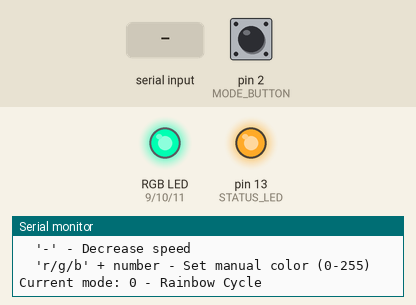
This sketch was run on a simulated Arduino Uno, built with avr-gcc and run on an emulated ATmega328P. On the bench: an RGB LED mixed from three pins (HIGH = lit), output pins drawn as LEDs (lit = HIGH), the last lines printed to the serial monitor. Inputs (shaded band) come from the test bench; at power-on: pin 2 (MODE_BUTTON) LOW. Random numbers use the default seed unless the sketch sets one.

Above: at 1.1 s.
1.4 s: pin 2 (MODE_BUTTON) pulled HIGH for 0.15 s
At 2.17 s:
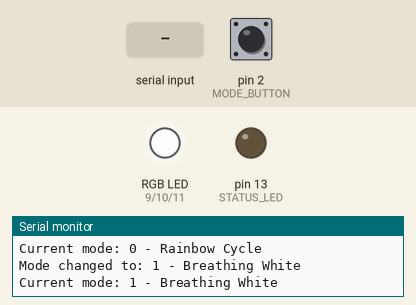
4.4 s: pin 2 (MODE_BUTTON) pulled HIGH for 1 s
At 4.61 s:
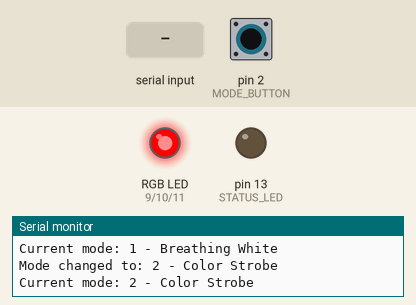
7.4 s: pin 2 (MODE_BUTTON) pulled HIGH for 0.15 s
At 7.73 s:
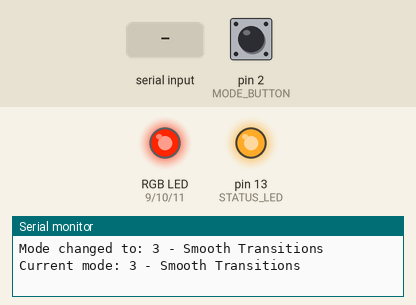
10.4 s: "s" received over Serial
13.4 s: "+" received over Serial
At 15.48 s:
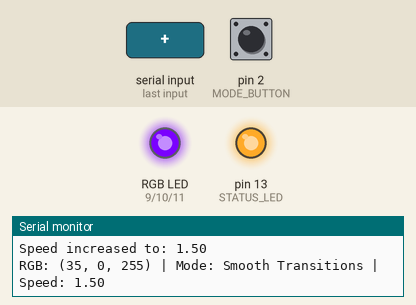
16.4 s: "-" received over Serial
Timing chart, 0 to 22.9 s (numbered marks = the images above; inputs shaded):
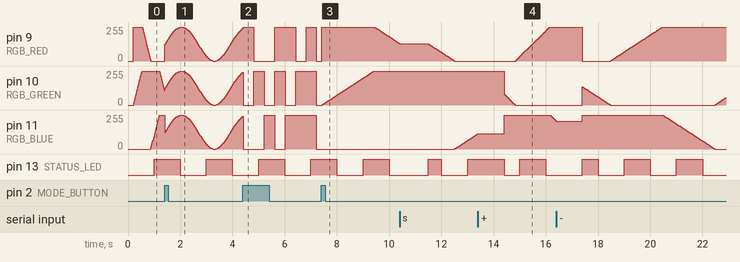

Measured:
- after the input at 13.4 s, pin 9 (RGB_RED): moves from 0/255 to 255/255 over 1.3 s, starting after 1.4 s
- by itself, pin 13 (STATUS_LED): repeats every 2.0 s: LOW 1.0 s, HIGH 1.0 s

The sketch:

p4_uc_module.ino
```cpp
// ============================================
// PRACTICE 4: RGB LED COLOR MIXING
// ============================================

// Pin definitions
const int RGB_RED = 9;
const int RGB_GREEN = 10;
const int RGB_BLUE = 11;
const int MODE_BUTTON = 2;
const int STATUS_LED = 13;

// Color variables
int redValue = 0;
int greenValue = 0;
int blueValue = 0;

// Animation variables
unsigned long lastColorUpdate = 0;
const int COLOR_UPDATE_INTERVAL = 20; // 50 FPS
int animationStep = 0;
float animationSpeed = 1.0;

// Mode variables
volatile bool modeChanged = false;
int colorMode = 0;
const int MAX_COLOR_MODES = 6;

// Timing variables
unsigned long lastModeChange = 0;
unsigned long lastStatusReport = 0;

// Color mode names
const char* modeNames[] = {
  "Rainbow Cycle",
  "Breathing White",
  "Color Strobe",
  "Smooth Transitions",
  "Random Colors",
  "Manual Control"
};

void setup() {
  Serial.begin(9600);

  // Configure pins
  pinMode(RGB_RED, OUTPUT);
  pinMode(RGB_GREEN, OUTPUT);
  pinMode(RGB_BLUE, OUTPUT);
  pinMode(STATUS_LED, OUTPUT);
  pinMode(MODE_BUTTON, INPUT);

  // Setup interrupt
  attachInterrupt(digitalPinToInterrupt(MODE_BUTTON), changeColorMode, RISING);

  Serial.println("=== PRACTICE 4: RGB LED COLOR MIXING ===");
  Serial.println("Mode button cycles through color patterns");
  Serial.println("Serial commands:");
  Serial.println("  's' - Show status");
  Serial.println("  '+' - Increase speed");
  Serial.println("  '-' - Decrease speed");
  Serial.println("  'r/g/b' + number - Set manual color (0-255)");
  Serial.println();

  printCurrentMode();
  digitalWrite(STATUS_LED, HIGH);
}

void loop() {
  unsigned long currentTime = millis();

  // Handle mode changes
  if (modeChanged) {
    handleModeChange();
    modeChanged = false;
  }

  // Handle serial commands
  handleSerialCommands();

  // Update colors based on current mode
  if (currentTime - lastColorUpdate >= COLOR_UPDATE_INTERVAL) {
    updateColors();
    lastColorUpdate = currentTime;
    animationStep++;
  }

  // Apply colors to RGB LED
  setRGBColor(redValue, greenValue, blueValue);

  // Status reporting
  if (currentTime - lastStatusReport >= 5000) { // Every 5 seconds
    printColorStatus();
    lastStatusReport = currentTime;
  }

  // Status LED heartbeat
  digitalWrite(STATUS_LED, (currentTime / 1000) % 2);
}

void changeColorMode() {
  unsigned long currentTime = millis();

  // Debouncing
  if (currentTime - lastModeChange > 300) {
    modeChanged = true;
    lastModeChange = currentTime;
  }
}

void handleModeChange() {
  colorMode = (colorMode + 1) % MAX_COLOR_MODES;
  animationStep = 0; // Reset animation

  Serial.print("Mode changed to: ");
  Serial.print(colorMode);
  Serial.print(" - ");
  Serial.println(modeNames[colorMode]);

  printCurrentMode();
}

void updateColors() {
  switch (colorMode) {
    case 0: // Rainbow Cycle
      rainbowCycle();
      break;
    case 1: // Breathing White
      breathingWhite();
      break;
    case 2: // Color Strobe
      colorStrobe();
      break;
    case 3: // Smooth Transitions
      smoothTransitions();
      break;
    case 4: // Random Colors
      randomColors();
      break;
    case 5: // Manual Control
      // Colors set via serial commands
      break;
  }
}

void rainbowCycle() {
  float phase = (animationStep * animationSpeed) * 0.01;
  int hue = (int)(phase * 360) % 360;

  // Convert HSV to RGB
  hsvToRgb(hue, 255, 255, &redValue, &greenValue, &blueValue);
}

void breathingWhite() {
  float breath = sin((animationStep * animationSpeed) * 0.05);
  int brightness = (int)((breath + 1.0) * 127.5); // 0-255 range

  redValue = brightness;
  greenValue = brightness;
  blueValue = brightness;
}

void colorStrobe() {
  int strobePhase = ((int)(animationStep * animationSpeed) / 20) % 8;

  // Reset all colors
  redValue = greenValue = blueValue = 0;

  switch (strobePhase) {
    case 0: redValue = 255; break;                    // Red
    case 1: greenValue = 255; break;                  // Green
    case 2: blueValue = 255; break;                   // Blue
    case 3: redValue = greenValue = 255; break;       // Yellow
    case 4: redValue = blueValue = 255; break;        // Magenta
    case 5: greenValue = blueValue = 255; break;      // Cyan
    case 6: redValue = greenValue = blueValue = 255; break; // White
    case 7: break; // Off
  }
}

void smoothTransitions() {
  // Smooth transitions between primary colors
  int cycle = ((int)(animationStep * animationSpeed) / 100) % 6;
  int progress = ((int)(animationStep * animationSpeed) % 100) * 255 / 100;

  switch (cycle) {
    case 0: // Red to Yellow
      redValue = 255;
      greenValue = progress;
      blueValue = 0;
      break;
    case 1: // Yellow to Green
      redValue = 255 - progress;
      greenValue = 255;
      blueValue = 0;
      break;
    case 2: // Green to Cyan
      redValue = 0;
      greenValue = 255;
      blueValue = progress;
      break;
    case 3: // Cyan to Blue
      redValue = 0;
      greenValue = 255 - progress;
      blueValue = 255;
      break;
    case 4: // Blue to Magenta
      redValue = progress;
      greenValue = 0;
      blueValue = 255;
      break;
    case 5: // Magenta to Red
      redValue = 255;
      greenValue = 0;
      blueValue = 255 - progress;
      break;
  }
}

void randomColors() {
  // Change to random color every 2 seconds
  if (animationStep % (int)(100 / animationSpeed) == 0) {
    redValue = random(0, 256);
    greenValue = random(0, 256);
    blueValue = random(0, 256);

    Serial.print("Random color: R=");
    Serial.print(redValue);
    Serial.print(" G=");
    Serial.print(greenValue);
    Serial.print(" B=");
    Serial.println(blueValue);
  }
}

void setRGBColor(int red, int green, int blue) {
  // Constrain values to valid range
  red = constrain(red, 0, 255);
  green = constrain(green, 0, 255);
  blue = constrain(blue, 0, 255);

  // Apply to RGB LED (assuming common cathode)
  analogWrite(RGB_RED, red);
  analogWrite(RGB_GREEN, green);
  analogWrite(RGB_BLUE, blue);
}

void hsvToRgb(int h, int s, int v, int* r, int* g, int* b) {
  // Convert HSV to RGB
  float hf = h / 60.0;
  float sf = s / 255.0;
  float vf = v / 255.0;

  int i = (int)hf;
  float f = hf - i;
  float p = vf * (1.0 - sf);
  float q = vf * (1.0 - sf * f);
  float t = vf * (1.0 - sf * (1.0 - f));

  switch (i) {
    case 0: *r = vf * 255; *g = t * 255; *b = p * 255; break;
    case 1: *r = q * 255; *g = vf * 255; *b = p * 255; break;
    case 2: *r = p * 255; *g = vf * 255; *b = t * 255; break;
    case 3: *r = p * 255; *g = q * 255; *b = vf * 255; break;
    case 4: *r = t * 255; *g = p * 255; *b = vf * 255; break;
    default: *r = vf * 255; *g = p * 255; *b = q * 255; break;
  }
}

void handleSerialCommands() {
  if (Serial.available()) {
    String command = Serial.readString();
    command.trim();

    if (command == "s" || command == "S") {
      printDetailedStatus();
    } else if (command == "+") {
      animationSpeed = min(animationSpeed * 1.5, 10.0);
      Serial.print("Speed increased to: ");
      Serial.println(animationSpeed);
    } else if (command == "-") {
      animationSpeed = max(animationSpeed / 1.5, 0.1);
      Serial.print("Speed decreased to: ");
      Serial.println(animationSpeed);
    } else if (command.startsWith("r")) {
      if (colorMode == 5) { // Manual mode
        int value = command.substring(1).toInt();
        redValue = constrain(value, 0, 255);
        Serial.print("Red set to: ");
        Serial.println(redValue);
      }
    } else if (command.startsWith("g")) {
      if (colorMode == 5) { // Manual mode
        int value = command.substring(1).toInt();
        greenValue = constrain(value, 0, 255);
        Serial.print("Green set to: ");
        Serial.println(greenValue);
      }
    } else if (command.startsWith("b")) {
      if (colorMode == 5) { // Manual mode
        int value = command.substring(1).toInt();
        blueValue = constrain(value, 0, 255);
        Serial.print("Blue set to: ");
        Serial.println(blueValue);
      }
    }
  }
}

void printCurrentMode() {
  Serial.print("Current mode: ");
  Serial.print(colorMode);
  Serial.print(" - ");
  Serial.println(modeNames[colorMode]);

  if (colorMode == 5) {
    Serial.println("Manual mode: Use 'r###', 'g###', 'b###' to set colors");
  }
}

void printColorStatus() {
  Serial.print("RGB: (");
  Serial.print(redValue);
  Serial.print(", ");
  Serial.print(greenValue);
  Serial.print(", ");
  Serial.print(blueValue);
  Serial.print(") | Mode: ");
  Serial.print(modeNames[colorMode]);
  Serial.print(" | Speed: ");
  Serial.println(animationSpeed);
}

void printDetailedStatus() {
  Serial.println("\n=== RGB LED STATUS ===");
  Serial.print("Current Mode: ");
  Serial.print(colorMode);
  Serial.print(" - ");
  Serial.println(modeNames[colorMode]);

  Serial.print("RGB Values: R=");
  Serial.print(redValue);
  Serial.print(" G=");
  Serial.print(greenValue);
  Serial.print(" B=");
  Serial.println(blueValue);

  Serial.print("Animation Speed: ");
  Serial.println(animationSpeed);

  Serial.print("Animation Step: ");
  Serial.println(animationStep);

  Serial.print("Uptime: ");
  Serial.print(millis() / 1000);
  Serial.println(" seconds");
  Serial.println();
}
```
